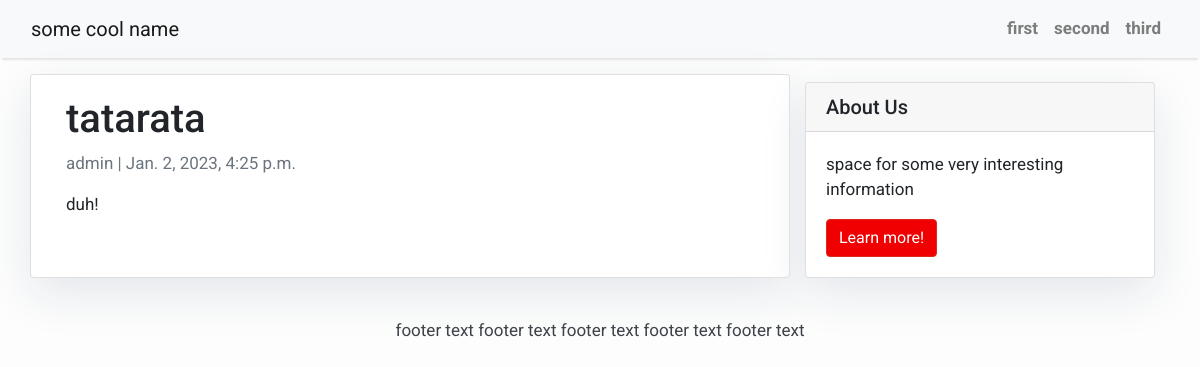
Screenshot of /tatarata/ with the database file from the repository.
### blog/models.py (models this page shows, shortened)
class Post(models.Model):
    title = models.CharField(max_length=200, unique=True)
    slug = models.SlugField(max_length=200, unique=True)
    author = models.ForeignKey(User, on_delete= models.CASCADE,related_name='blog_posts')
    updated_on = models.DateTimeField(auto_now= True)
    content = models.TextField()
    created_on = models.DateTimeField(auto_now_add=True)
    status = models.IntegerField(choices=STATUS, default=0)
    class Meta:
        ordering = ['-created_on']

### blog/views.py (the view)
# urls.py: path('<slug:slug>/', views.PostDetail.as_view(), name='post_detail'),
class PostDetail(generic.DetailView):
    model = Post
    template_name = 'post_detail.html'

### templates/post_detail.html
{% extends 'base.html' %} {% block content %}
<div class="container">
    <div class="row">
      <div class="col-md-8 card mb-4  mt-3 left  top">
        <div class="card-body">
          <h1>{% block title %} {{ object.title }} {% endblock title %}</h1>
          <p class=" text-muted">{{ post.author }} | {{ post.created_on }}</p>
          <p class="card-text ">{{ object.content | safe }}</p>
        </div>
      </div>
      {% block sidebar %} {% include 'sidebar.html' %} {% endblock sidebar %}
    </div>
  </div>
{% endblock content %}

### templates/base.html (style rules this page uses)
body { font-family: "Roboto", sans-serif; font-size: 17px; background-color: #fdfdfd; }

### templates/sidebar.html (style rules this page uses)
.card { box-shadow: 0 16px 48px #E3E7EB; }

### rows the page displays
Post: title "tatarata", author "admin", created_on "Jan. 2, 2023, 4:25 p.m.", content "duh!"
